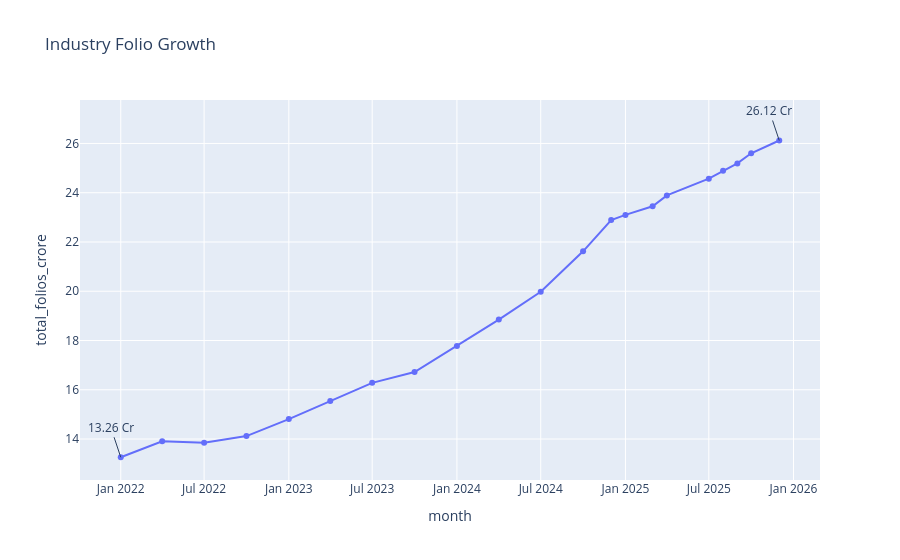

This figure's notebook cell:
### Code cell
folio["month"] = pd.to_datetime(folio["month"])

fig = px.line(
    folio,
    x="month",
    y="total_folios_crore",
    markers=True,
    title="Industry Folio Growth"
)

fig.add_annotation(
    x=folio.iloc[0]["month"],
    y=folio.iloc[0]["total_folios_crore"],
    text="13.26 Cr",
    showarrow=True
)

fig.add_annotation(
    x=folio.iloc[-1]["month"],
    y=folio.iloc[-1]["total_folios_crore"],
    text="26.12 Cr",
    showarrow=True
)

fig.show()

### Figure 1 — Plotly figure (JSON) as saved in the notebook; plotly's stock layout.template omitted (floating-point values rounded to 4 significant figures)
{"data": [{"hovertemplate": "month=%{x}<br>total_folios_crore=%{y}<extra></extra>", "legendgroup": "", "line": {"color": "#636efa", "dash": "solid"}, "marker": {"symbol": "circle"}, "mode": "lines+markers", "name": "", "orientation": "v", "showlegend": false, "type": "scatter", "x": ["2022-01-01T00:00:00.000000000", "2022-04-01T00:00:00.000000000", "2022-07-01T00:00:00.000000000", "2022-10-01T00:00:00.000000000", "2023-01-01T00:00:00.000000000", "2023-04-01T00:00:00.000000000", "2023-07-01T00:00:00.000000000", "2023-10-01T00:00:00.000000000", "2024-01-01T00:00:00.000000000", "2024-04-01T00:00:00.000000000", "2024-07-01T00:00:00.000000000", "2024-10-01T00:00:00.000000000", "2024-12-01T00:00:00.000000000", "2025-01-01T00:00:00.000000000", "2025-03-01T00:00:00.000000000", "2025-04-01T00:00:00.000000000", "2025-07-01T00:00:00.000000000", "2025-08-01T00:00:00.000000000", "2025-09-01T00:00:00.000000000", "2025-10-01T00:00:00.000000000", "2025-12-01T00:00:00.000000000"], "xaxis": "x", "y": [13.26, 13.91, 13.85, 14.12, 14.81, 15.54, 16.28, 16.72, 17.78, 18.85, 19.98, 21.62, 22.89, 23.1, 23.45, 23.89, 24.57, 24.89, 25.19, 25.6, 26.12], "yaxis": "y"}], "layout": {"annotations": [{"showarrow": true, "text": "13.26 Cr", "x": "2022-01-01T00:00:00", "y": 13.26}, {"showarrow": true, "text": "26.12 Cr", "x": "2025-12-01T00:00:00", "y": 26.12}], "legend": {"tracegroupgap": 0}, "title": {"text": "Industry Folio Growth"}, "xaxis": {"anchor": "y", "domain": [0, 1], "title": {"text": "month"}}, "yaxis": {"anchor": "x", "domain": [0, 1], "title": {"text": "total_folios_crore"}}}}
